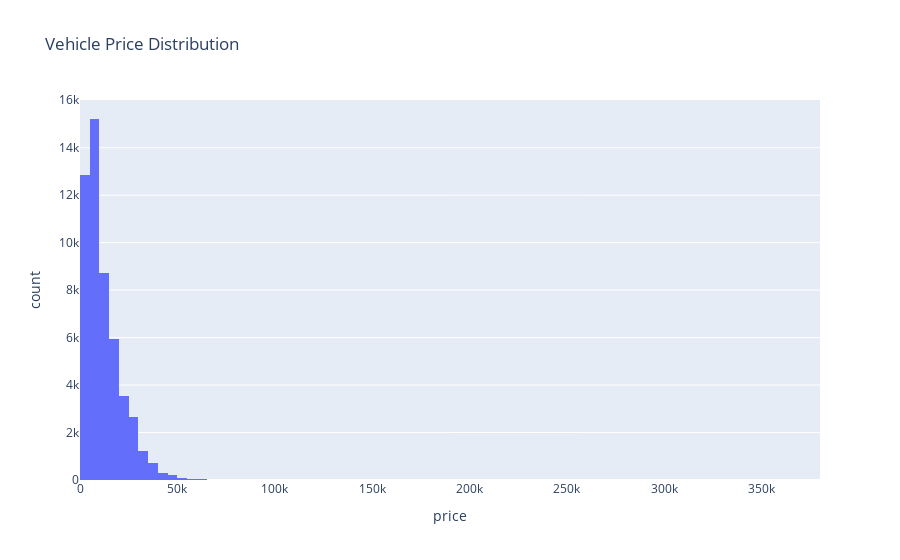

The notebook cell this image was saved under:
### Markdown cell above
Boxplots for Price and Odometer
We used boxplots to check for outliers and overall spread in the price and odometer columns:

Price Boxplot:

There's a wide range of prices, with quite a few extreme values on the high end.

Some listings are marked at $0 or very low, which could be errors, placeholders, or scams.

High outliers might skew the average price, so cleaning or capping may be needed for clearer analysis.

Odometer Boxplot:

Most odometer readings fall within a normal range, but there are a few vehicles with very high mileage.

Unlike price, the odometer values seem more reasonable overall, but we’ll still keep an eye out for values that don’t make sense.

These boxplots help highlight where the data might be misleading or messy—and point out values we may want to filter out or adjust before digging deeper.

### Code cell
px.histogram(df, x='price', nbins=100, title='Vehicle Price Distribution').show()

### Figure 1 — Plotly figure (JSON) as saved in the notebook; plotly's stock layout.template omitted (floating-point values rounded to 4 significant figures; data arrays with more than 128 entries replaced by an {"elided": "..."} marker saying what was removed)
{"data": [{"bingroup": "x", "hovertemplate": "price=%{x}<br>count=%{y}<extra></extra>", "legendgroup": "", "marker": {"color": "#636efa", "pattern": {"shape": ""}}, "name": "", "nbinsx": 100, "orientation": "v", "showlegend": false, "type": "histogram", "x": {"elided": "51525 int values"}, "xaxis": "x", "yaxis": "y"}], "layout": {"barmode": "relative", "legend": {"tracegroupgap": 0}, "title": {"text": "Vehicle Price Distribution"}, "xaxis": {"anchor": "y", "domain": [0, 1], "title": {"text": "price"}}, "yaxis": {"anchor": "x", "domain": [0, 1], "title": {"text": "count"}}}}
